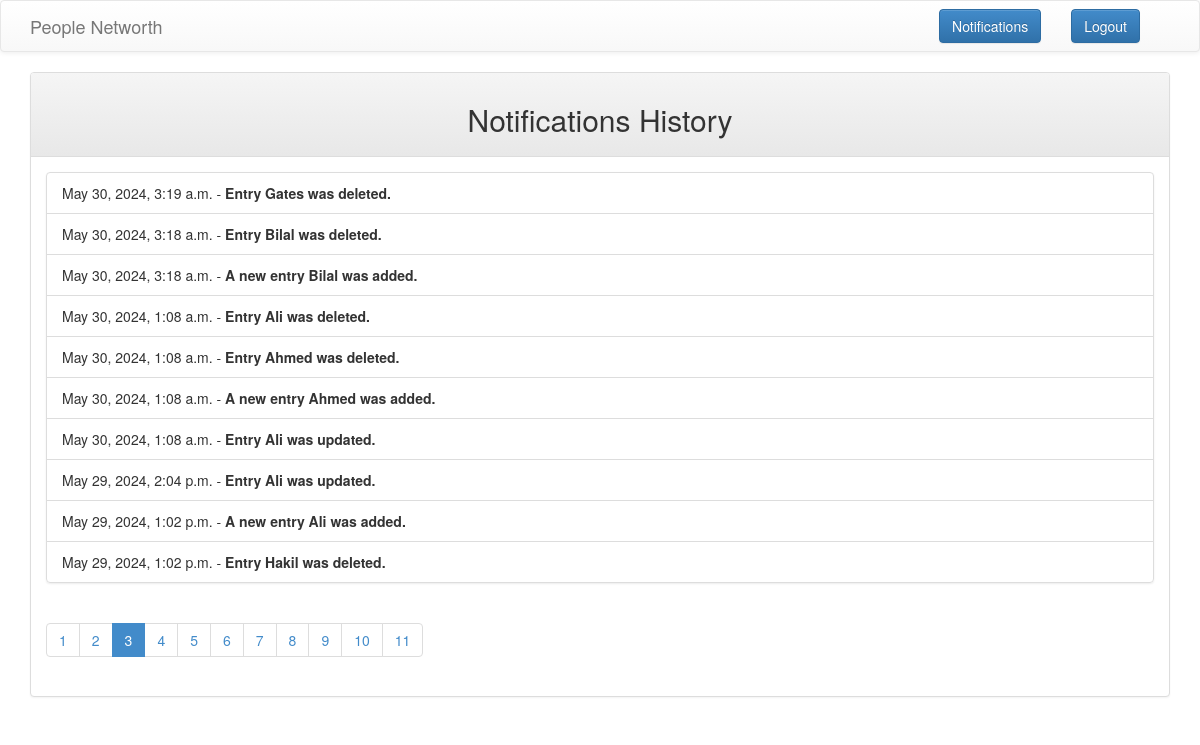
The page /home/notifications/?page=3 (signed in) on the database its author committed.
### crudApp/models.py (models this page shows, shortened)
class Notification(models.Model):
    message = models.TextField()
    timestamp = models.DateTimeField(auto_now_add=True)

### crudApp/middlewares.py (the view)
  def wrapped_view(request, *args, **kwargs):
    if request.user.is_authenticated == False:
      return redirect('login')
    return view_function(request, *args, **kwargs)

### crudApp/context_processors.py (called while the page is built)
def latest_notification(request):
    latest_notification = Notification.objects.all().order_by('-timestamp').first()
    return {
        'latest_notification': latest_notification
    }

### crudApp/views.py (called while the page is built)
@auth
def notifications_view(request):
    notifications = Notification.objects.all().order_by('-timestamp')
    page_number = request.GET.get('page', 1)
    paginator = Paginator(notifications, 10)
    try:
        page_obj = paginator.page(page_number)
    except PageNotAnInteger:
        page_obj = paginator.page(1)
    except EmptyPage:
        page_obj = paginator.page(paginator.num_pages)
    return render(request, 'crudApp/notifications.html', {'page_obj': page_obj})

### crudApp/templates/crudApp/notifications.html (shortened to what this page needs)
<!DOCTYPE html>
<html>
  <head>
    {% load static %}
    <link href="{% static 'css/bootstrap.min.css' %}" rel="stylesheet" />
    <link href="{% static 'css/bootstrap-theme.min.css' %}" rel="stylesheet" />
    <link href="{% static 'css/style.css' %}" rel="stylesheet" />
  </head>
  <body>
       <nav class="navbar navbar-default" role="navigation">
        <div class="container">
          <div class="navbar-header">
            <a class="navbar-brand" href="{% url 'home' %}">People Networth</a>
          </div>
          <div class="collapse navbar-collapse navbar-ex1-collapse">
            <form method="post" class="navbar-form navbar-right" action="{% url 'logout' %}">
              <button type="submit" class="btn btn-primary btn">Logout</button>
            </form>
            <form method="post" class="navbar-form navbar-right" action="{% url 'notifications' %}">
              <button type="submit" class="btn btn-primary btn">Notifications</button>
            </form>
          </div>
        </div>
      </nav>
    <div class="container">
      <div class="panel panel-default">
        <div class="panel-heading">
          <h2 class="text-center">Notifications History</h2>
        </div>
        <div class="panel-body">
          <ul class="list-group list-group-flush">
            {% for notification in page_obj %}
            <li class="list-group-item">
              {{ notification.timestamp }} -
              <strong>{{ notification.message }}</strong>
            </li>
            {% endfor %}
          </ul>
          {% if page_obj.has_other_pages %}
          <ul class="pagination ">
            {% for i in page_obj.paginator.page_range %}
            {% if page_obj.number == i %}
            <li class="page-item active">
              <span>{{ i }} <span class="sr-only">(current)</span></span>
            </li>
            {% else %}
            <li class="page-item">
              <a class="page-link" href="?page={{ i }}">{{ i }}</a>
            </li>
            {% endif %} {% endfor %}
          </ul>
          {% endif %}
        </div>
      </div>
    </div>
  </body>
</html>

### crudApp/static/css/style.css (style rules this page uses)
* { padding: 0; margin: 0; box-sizing: border-box; }

### rows shown on the page
Notification: timestamp "May 30, 2024, 3:19 a.m.", message "Entry Gates was deleted."
Notification: timestamp "May 30, 2024, 3:18 a.m.", message "Entry Bilal was deleted."
Notification: timestamp "May 30, 2024, 3:18 a.m.", message "A new entry Bilal was added."
Notification: timestamp "May 30, 2024, 1:08 a.m.", message "Entry Ali was deleted."
Notification: timestamp "May 30, 2024, 1:08 a.m.", message "Entry Ahmed was deleted."
Notification: timestamp "May 30, 2024, 1:08 a.m.", message "A new entry Ahmed was added."
Notification: timestamp "May 30, 2024, 1:08 a.m.", message "Entry Ali was updated."
Notification: timestamp "May 29, 2024, 2:04 p.m.", message "Entry Ali was updated."
Notification: timestamp "May 29, 2024, 1:02 p.m.", message "A new entry Ali was added."
Notification: timestamp "May 29, 2024, 1:02 p.m.", message "Entry Hakil was deleted."

### other values the page prints
{{ i }} "1" "2" "4" "5" "6" "7" "8" "9" "10" "11"
{{ i }} "3"
